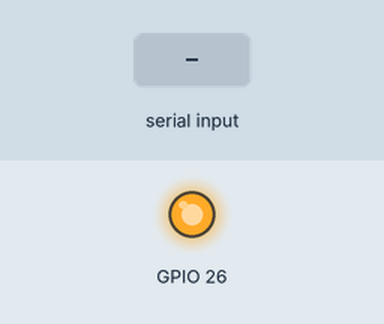
This sketch was run on a simulated ESP32. On the bench: output pins drawn as LEDs (lit = HIGH). The inputs (shaded band) are chosen by the test bench. What the sketch prints to the serial monitor is not drawn.

Above: at 0.8 s.
0.9 s: "90,45,200\n" received over the second serial link
Timing chart, 0 to 3.9 s (numbered marks = the images above; inputs shaded):
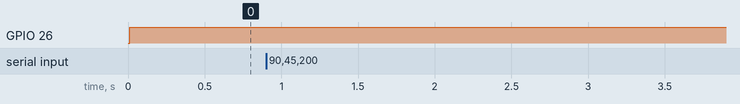

The sketch:

ESP_BodyArmour_Final_25-3-20.ino
```cpp
#include <esp_now.h>
#include <WiFi.h>

#define BUTTON_PIN_BITMASK 0x200000000 // 2^33 in hex this defines the pin used to wake the esp from Deep Sleep
const long long unsigned int Micro = 1000000;// Sleep tomer is in micro seconds, This is to convert seconds to micro seconds.
const int Sleep_time = (5*60); //length of time to sleep in seconds. (5*60) is 5 minutes, when the ESP wakes by sleep timer it is to check battery level, once every 5 minutes is enough for this.


uint8_t Macaddress[] = {0xA4, 0xCF, 0x12, 0x32, 0xF0, 0x84};//A4:CF:12:32:F0:84 reciever mac address, Used as address to send ESP-Now message.


bool retry=false;//bool value to use in auto callback to resend message if fails


typedef struct send_struct {
  int sensor = 2;//identifies Which sensor it is. 1 means rifle sensor 2 means body armour sensor
  int Battery = 0;//Sends battery level of sensor
  int info=0;//Sends sensor payload. Rounds fired for rifle. Impact for body armour.

} send_struct;//Structure to send sensor data

void print_wakeup_reason();//Prints reason why ESP woke up, Used for Debugging.
void espNowSend(send_struct test);//ESPNOW function prototype
void OnDataSent(const uint8_t *mac_addr, esp_now_send_status_t status);//Auto ack function prototype
void OnDataRecv(const uint8_t * mac, const uint8_t *data, int len);

///////Variables for timer////////////////////////////////////////////////////
/*
 *If the esp-now message fails to send the timer is used to resend the message after a specified ammount of time.
 *A timer is used rather than a delay so that if the Arduino sends more information that it will be recieved by the esp.
 */
unsigned long startTime;
unsigned long currentTime;
unsigned long period = 0;//"period" sets duration of the timer, it is set to 0 here so that the first time the ESP sends a message there is no timer. this is updated to 5 seconds if the message fails to send.
/////////////////////////////////////////////////////////////////////////////

void setup() {
  // put your setup code here, to run once:
  Serial.begin(115200);
  Serial2.begin(9600);//Same baud rate as arduino for communication.

  WiFi.mode(WIFI_STA);//wife mode station

  pinMode(33,INPUT_PULLDOWN);


  print_wakeup_reason();//Prints reason why ESP woke from sleep

  //////////////////////////////////////////////////////////////////////////////
  esp_sleep_wakeup_cause_t wakeup_reason;//Creates variable of type "esp_sleep_wakeup_cause_t" to store wake up reason.

  wakeup_reason = esp_sleep_get_wakeup_cause();//Gets wake up reason from "esp_sleep_get_wakeup_cause()".

  Serial.println("I'm awake");//Debugging.

  if(wakeup_reason != ESP_SLEEP_WAKEUP_EXT0)//If the wake up reason was the Sleep timer, the ESP wakes up the arduino by sending a logic LOW to digital pin 3 of the arduino. This triggers an inturrupt and wakes the arduino.
  {
    Serial.println("Woke by timer");
    pinMode(26,OUTPUT);

    digitalWrite(26,LOW);
    delay(10);
    digitalWrite(26,HIGH);
  }

  /////////Set up for serial comms////////////////////////////////////////////////////////////////////

  send_struct test;//Structure declaration

  Serial.println("waiting");//Debugging

  while(Serial2.available()==0)//Waits for arduino to send information via the serial.
   {

   }

   if(Serial2.read()== 'H')//When it reads the string starting with "H" it stores the information in the structure to be sent.
    {

      test.Battery=Serial2.parseInt();
      test.info=Serial2.parseInt();


      Serial2.flush();
    }


    Serial.println("BATT :" + String(test.Battery) + " State : " + String(test.info));//Prints information for debugging.

  ////////Init ESP_NOW///////////////////////////////////////////////////////////////////

  //For some reason this section of the code breakes if it is put in a function outside of setup and called in setup.

  if (esp_now_init() != ESP_OK) //if esp_now is not initalised correctly resets loop
   {
      Serial.println("Error initializing ESP-NOW");
      return;
    }

  // register peer
  esp_now_peer_info_t peerInfo;//structure of type peer info declared to sotre peer information.

  memcpy(peerInfo.peer_addr, Macaddress, 6);//copies the mac address stored on array Macaddress to the location of peerInfo.peer_addr
  peerInfo.channel = 0; //sets channel 0
  peerInfo.encrypt = false;//no encryption

  if (esp_now_add_peer(&peerInfo) != ESP_OK)//if peer is not registered resets loop.
  {
    Serial.println("Failed to add peer");
    return;
  }

 /////////////////////////////////////////////////////////////////////////////////////////////

esp_now_register_send_cb(OnDataSent);//sets up auto callback to carry out function OnDataSent when message is sent.
esp_now_register_recv_cb(OnDataRecv);


  while(!retry)//if auto ack is not recieved send message again
  {

    if(Serial2.read()== 'H')//If new information is sent from the Sensor while trying to send a message. The information is updated.
    {

      test.Battery = Serial2.parseInt();
      test.info = Serial2.parseInt();


      Serial2.flush();

      Serial.println("BATT :" + String(test.Battery) + " State : " +String(test.info));


    }

    currentTime = millis();
    if((currentTime-startTime) >= period)//Timer so that in the event of a message not being recieved the ESP will only retry every 5 seconds.
    {

      espNowSend(test);//function to send message.

      startTime=currentTime;
      period = 5000;

    }


  }

////////////////Set sleep mode////////////////////////////////////////////////////////////////////////////////////////////////////


  esp_sleep_enable_timer_wakeup(Sleep_time * Micro);//leep timer in micro seconds
  esp_sleep_enable_ext0_wakeup(GPIO_NUM_33,1); //1 = High, 0 = Low, enables external wake up from deep sleep when logic high is applied to pin 33


  Serial.println("Going to sleep now");
  esp_deep_sleep_start();// puts esp into deep sleep
}

void loop() {
  // put your main code here, to run repeatedly:


}
void print_wakeup_reason()//Prints reason why esp woke up for debugging
{
  esp_sleep_wakeup_cause_t wakeup_reason;

  wakeup_reason = esp_sleep_get_wakeup_cause();

  switch(wakeup_reason)
  {
    case ESP_SLEEP_WAKEUP_EXT0 : Serial.println("Wakeup caused by external signal using RTC_IO");
                                 break;

    case ESP_SLEEP_WAKEUP_TIMER : Serial.println("Wakeup caused by timer");
                                  break;
    default : Serial.printf("Wakeup was not caused by deep sleep: %d\n",wakeup_reason);
              break;
  }
}
void espNowSend(send_struct test)//Sends esp now message with error message if fails to send
{
   esp_err_t result = esp_now_send(Macaddress, (uint8_t *) &test, sizeof(send_struct));// sends structure returns resultn 1 if send success

  if (result == ESP_OK)
  {
    Serial.println("Sent with success");
  }
  else
  {
    Serial.println("Error sending the data");
  }


}
void OnDataSent(const uint8_t *mac_addr, esp_now_send_status_t status) //Sends status for auto ack from reciever.
{

    Serial.println(status);
    if (status == 0)
    {
      Serial.println("ESPNOW: ACK_OK");
      //retry = false;
    }
    else
    {
      Serial.println("ESPNOW: SEND_FAILED");

      //retry = true;
    }
    Serial.println("[SUCCESS]");


}
void OnDataRecv(const uint8_t * mac, const uint8_t *data, int len) {
  //memcpy(&incomingReadings, incomingData, sizeof(incomingReadings));

  Serial.print("Received: ");
  //Serial.println(len);
  Serial.println(*data);
  retry = (bool*)*data;


}
```

Measured:
- after the input at 0.9 s, every drawn part: stays the same
